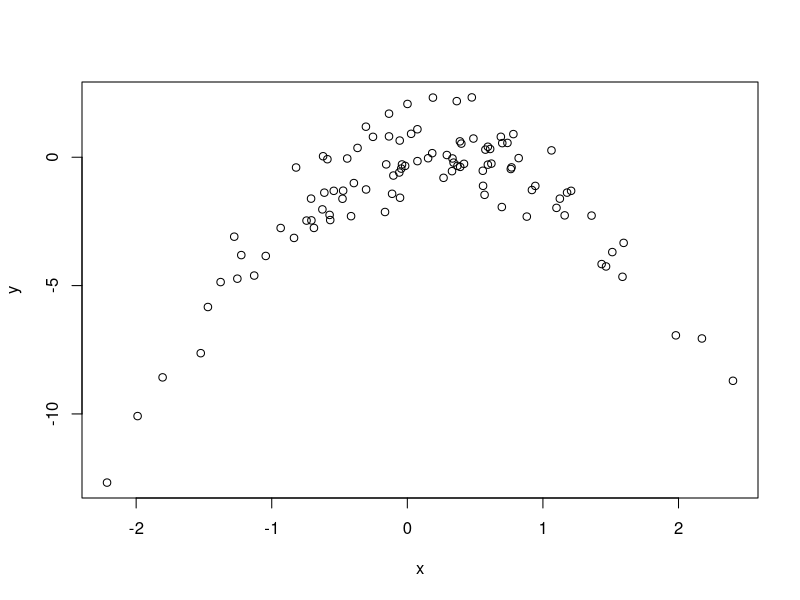
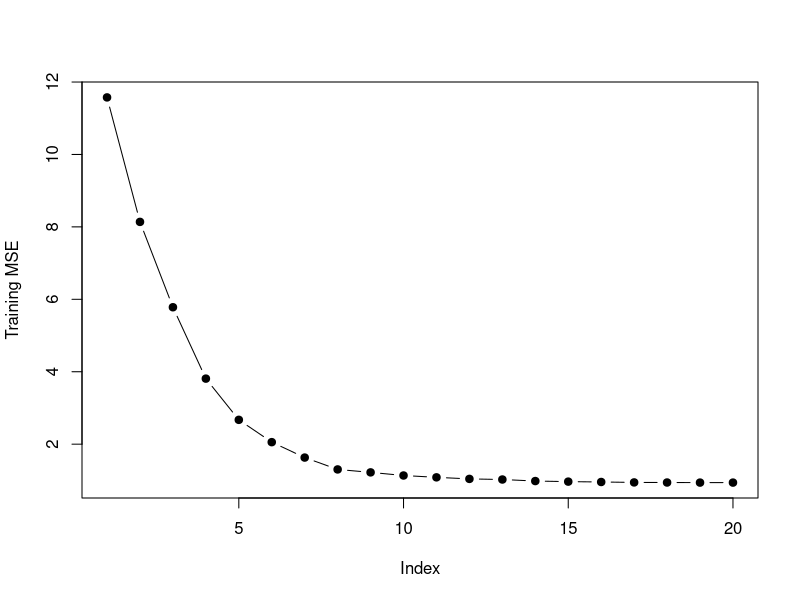
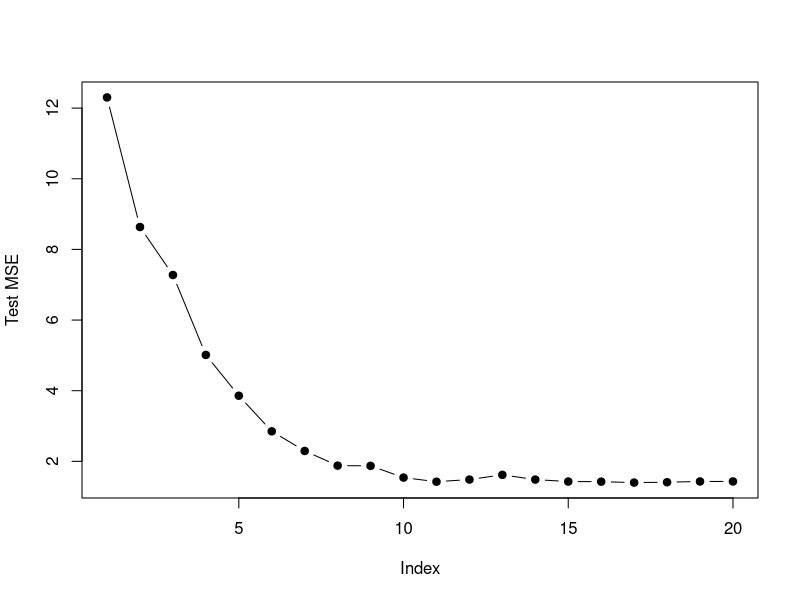

These charts were generated, in order, by the following R code:
## ---- chunk 1
knitr::opts_chunk$set(echo = TRUE)
## ---- chunk 2
set.seed(1)
x=rnorm(100)
y=x-2*x^2+rnorm(100)
## ---- chunk 3
plot(x,y)
## ---- chunk 4
library(boot)
data = data.frame(x,y)
set.seed(1)
glm1 <- glm(y ~ x)
cv.glm(data,glm1)$delta
## ---- chunk 5
glm2 <- glm(y ~poly(x,2))
cv.glm(data,glm2)$delta
## ---- chunk 6
glm3 <- glm(y ~ poly(x,3))
cv.glm(data,glm3)$delta
## ---- chunk 7
glm4 <- glm(y ~ poly(x,4))
cv.glm(data,glm4)$delta
## ---- chunk 8
set.seed(2)
glm1 <- glm(y ~ x)
cv.glm(data,glm1)$delta
## ---- chunk 9
glm2 <- glm(y ~poly(x,2))
cv.glm(data,glm2)$delta
## ---- chunk 10
glm3 <- glm(y ~ poly(x,3))
cv.glm(data,glm3)$delta
## ---- chunk 11
glm4 <- glm(y ~ poly(x,4))
cv.glm(data,glm4)$delta
## ---- chunk 12
summary(glm1)
summary(glm2)
summary(glm3)
summary(glm4)
## ---- chunk 13
set.seed(2019)
p <- 20
n <- 1000
x <- matrix(rnorm(n * p),n,p)
B <- rnorm(p)
B[3] <- 0
B[5] <- 0
B[8] <- 0
B[11] <- 0
B[19] <- 0
e <- rnorm(p)
y <- x %*% B + e
## ---- chunk 14
train <- sample(seq(1000),100,replace = FALSE)
y.train <- y[train,]
y.test <- y[-train,]
x.train <- x[train,]
x.test <- x[-train,]

## ---- chunk 15
library(leaps)
regfit.full <- regsubsets(y ~ ., data = data.frame(x = x.train, y = y.train),nvmax = p )
val.errors <- rep(NA,p)
x_cols <- colnames(x,do.NULL = FALSE,prefix = "x.")
for (i in 1:p) {
  coefi <- coef(regfit.full, id = i)
  pred <- as.matrix(x.train[,x_cols %in% names(coefi)]) %*% coefi[names(coefi) %in% x_cols]
  val.errors[i] <- mean((y.train - pred)^2)
}
plot(val.errors, ylab = "Training MSE", pch = 19, type = "b")
## ---- chunk 16
val.errors = rep(NA, p)
for (i in 1:p) {
    coefi = coef(regfit.full, id = i)
    pred = as.matrix(x.test[, x_cols %in% names(coefi)]) %*% coefi[names(coefi) %in% 
        x_cols]
    val.errors[i] = mean((y.test - pred)^2)
}
plot(val.errors, ylab = "Test MSE", pch = 19, type = "b")
## ---- chunk 17
which.min(val.errors)
## ---- chunk 18
coef(regfit.full,id = 14)
B
